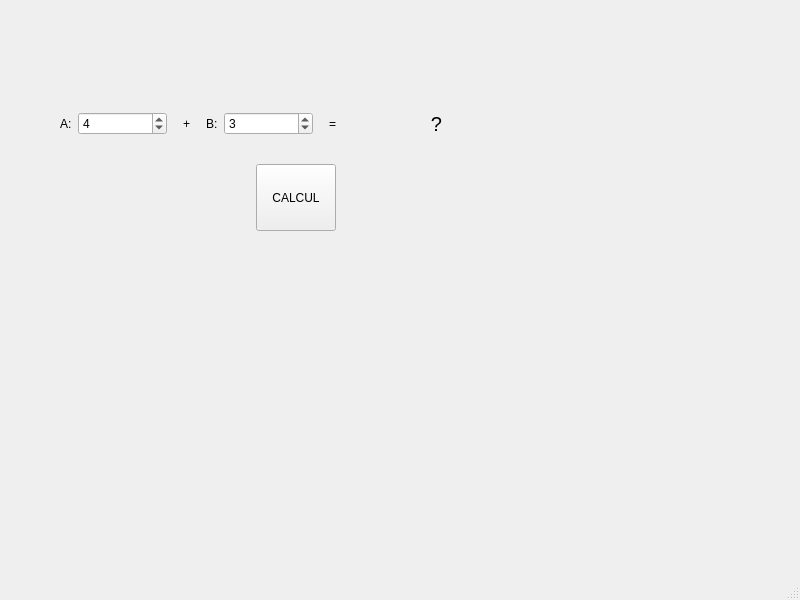
<?xml version="1.0" encoding="UTF-8"?>
<ui version="4.0">
 <class>MainWindow</class>
 <widget class="QMainWindow" name="MainWindow">
  <property name="geometry">
   <rect>
    <x>0</x>
    <y>0</y>
    <width>800</width>
    <height>600</height>
   </rect>
  </property>
  <property name="windowTitle">
   <string>MainWindow</string>
  </property>
  <widget class="QWidget" name="centralwidget">
   <widget class="QWidget" name="gridLayoutWidget">
    <property name="geometry">
     <rect>
      <x>60</x>
      <y>90</y>
      <width>471</width>
      <height>141</height>
     </rect>
    </property>
    <layout class="QGridLayout" name="gridLayout" rowstretch="0,0" columnstretch="0,0,0">
     <item row="1" column="1">
      <widget class="QPushButton" name="calc">
       <property name="sizePolicy">
        <sizepolicy hsizetype="Minimum" vsizetype="Preferred">
         <horstretch>0</horstretch>
         <verstretch>0</verstretch>
        </sizepolicy>
       </property>
       <property name="text">
        <string>CALCUL</string>
       </property>
      </widget>
     </item>
     <item row="1" column="2">
      <spacer name="horizontalSpacer_5">
       <property name="orientation">
        <enum>Qt::Horizontal</enum>
       </property>
       <property name="sizeHint" stdset="0">
        <size>
         <width>40</width>
         <height>20</height>
        </size>
       </property>
      </spacer>
     </item>
     <item row="1" column="0">
      <spacer name="horizontalSpacer_4">
       <property name="orientation">
        <enum>Qt::Horizontal</enum>
       </property>
       <property name="sizeHint" stdset="0">
        <size>
         <width>40</width>
         <height>20</height>
        </size>
       </property>
      </spacer>
     </item>
     <item row="0" column="0" colspan="2">
      <layout class="QHBoxLayout" name="horizontalLayout">
       <item>
        <widget class="QLabel" name="label">
         <property name="text">
          <string>A:</string>
         </property>
        </widget>
       </item>
       <item>
        <widget class="QSpinBox" name="a">
         <property name="sizePolicy">
          <sizepolicy hsizetype="Expanding" vsizetype="Fixed">
           <horstretch>0</horstretch>
           <verstretch>0</verstretch>
          </sizepolicy>
         </property>
         <property name="value">
          <number>4</number>
         </property>
        </widget>
       </item>
       <item>
        <spacer name="horizontalSpacer">
         <property name="orientation">
          <enum>Qt::Horizontal</enum>
         </property>
         <property name="sizeType">
          <enum>QSizePolicy::Minimum</enum>
         </property>
         <property name="sizeHint" stdset="0">
          <size>
           <width>10</width>
           <height>20</height>
          </size>
         </property>
        </spacer>
       </item>
       <item>
        <widget class="QLabel" name="label_4">
         <property name="text">
          <string>+</string>
         </property>
        </widget>
       </item>
       <item>
        <spacer name="horizontalSpacer_2">
         <property name="orientation">
          <enum>Qt::Horizontal</enum>
         </property>
         <property name="sizeType">
          <enum>QSizePolicy::Minimum</enum>
         </property>
         <property name="sizeHint" stdset="0">
          <size>
           <width>10</width>
           <height>20</height>
          </size>
         </property>
        </spacer>
       </item>
       <item>
        <widget class="QLabel" name="label_2">
         <property name="text">
          <string>B:</string>
         </property>
        </widget>
       </item>
       <item>
        <widget class="QSpinBox" name="b">
         <property name="sizePolicy">
          <sizepolicy hsizetype="Expanding" vsizetype="Fixed">
           <horstretch>0</horstretch>
           <verstretch>0</verstretch>
          </sizepolicy>
         </property>
         <property name="value">
          <number>3</number>
         </property>
        </widget>
       </item>
       <item>
        <spacer name="horizontalSpacer_3">
         <property name="orientation">
          <enum>Qt::Horizontal</enum>
         </property>
         <property name="sizeType">
          <enum>QSizePolicy::Minimum</enum>
         </property>
         <property name="sizeHint" stdset="0">
          <size>
           <width>10</width>
           <height>20</height>
          </size>
         </property>
        </spacer>
       </item>
       <item>
        <widget class="QLabel" name="label_3">
         <property name="text">
          <string>=</string>
         </property>
        </widget>
       </item>
      </layout>
     </item>
     <item row="0" column="2">
      <layout class="QHBoxLayout" name="horizontalLayout_2">
       <item>
        <widget class="QLabel" name="result">
         <property name="font">
          <font>
           <pointsize>15</pointsize>
          </font>
         </property>
         <property name="text">
          <string>?</string>
         </property>
         <property name="alignment">
          <set>Qt::AlignCenter</set>
         </property>
        </widget>
       </item>
      </layout>
     </item>
    </layout>
   </widget>
  </widget>
  <widget class="QMenuBar" name="menubar">
   <property name="geometry">
    <rect>
     <x>0</x>
     <y>0</y>
     <width>800</width>
     <height>21</height>
    </rect>
   </property>
  </widget>
  <widget class="QStatusBar" name="statusbar"/>
 </widget>
 <resources/>
 <connections/>
</ui>
